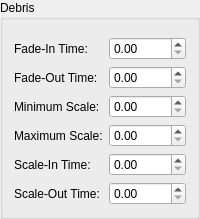
         <widget class="QGroupBox" name="groupBox_2">
          <property name="whatsThis">
           <string>You can optionally have this EffectShader spawn Debris objects at the target Actor's joints. Both the opacity and the size of the debris model can be animated, and on different time intervals.</string>
          </property>
          <property name="title">
           <string>Debris</string>
          </property>
          <layout class="QGridLayout" name="gridLayout_3">
           <item row="2" column="0">
            <widget class="QLabel" name="label_16">
             <property name="text">
              <string>Fade-Out Time:</string>
             </property>
             <property name="buddy">
              <cstring>debrisTimeFadeOut</cstring>
             </property>
            </widget>
           </item>
           <item row="4" column="0">
            <widget class="QLabel" name="label_18">
             <property name="text">
              <string>Maximum Scale:</string>
             </property>
             <property name="buddy">
              <cstring>debrisScaleMax</cstring>
             </property>
            </widget>
           </item>
           <item row="5" column="0">
            <widget class="QLabel" name="label_19">
             <property name="text">
              <string>Scale-In Time:</string>
             </property>
             <property name="buddy">
              <cstring>debrisTimeScaleIn</cstring>
             </property>
            </widget>
           </item>
           <item row="1" column="0">
            <widget class="QLabel" name="label_15">
             <property name="text">
              <string>Fade-In Time:</string>
             </property>
             <property name="buddy">
              <cstring>debrisTimeFadeIn</cstring>
             </property>
            </widget>
           </item>
           <item row="3" column="0">
            <widget class="QLabel" name="label_17">
             <property name="text">
              <string>Minimum Scale:</string>
             </property>
             <property name="buddy">
              <cstring>debrisScaleMin</cstring>
             </property>
            </widget>
           </item>
           <item row="1" column="1">
            <widget class="QDoubleSpinBox" name="debrisTimeFadeIn"/>
           </item>
           <item row="0" column="0" colspan="2">
            <widget class="DKFormPicker" name="particleDebris"/>
           </item>
           <item row="6" column="0">
            <widget class="QLabel" name="label_20">
             <property name="text">
              <string>Scale-Out Time:</string>
             </property>
             <property name="buddy">
              <cstring>debrisTimeScaleOut</cstring>
             </property>
            </widget>
           </item>
           <item row="2" column="1">
            <widget class="QDoubleSpinBox" name="debrisTimeFadeOut"/>
           </item>
           <item row="3" column="1">
            <widget class="QDoubleSpinBox" name="debrisScaleMin"/>
           </item>
           <item row="4" column="1">
            <widget class="QDoubleSpinBox" name="debrisScaleMax"/>
           </item>
           <item row="5" column="1">
            <widget class="QDoubleSpinBox" name="debrisTimeScaleIn"/>
           </item>
           <item row="6" column="1">
            <widget class="QDoubleSpinBox" name="debrisTimeScaleOut"/>
           </item>
          </layout>
         </widget>
